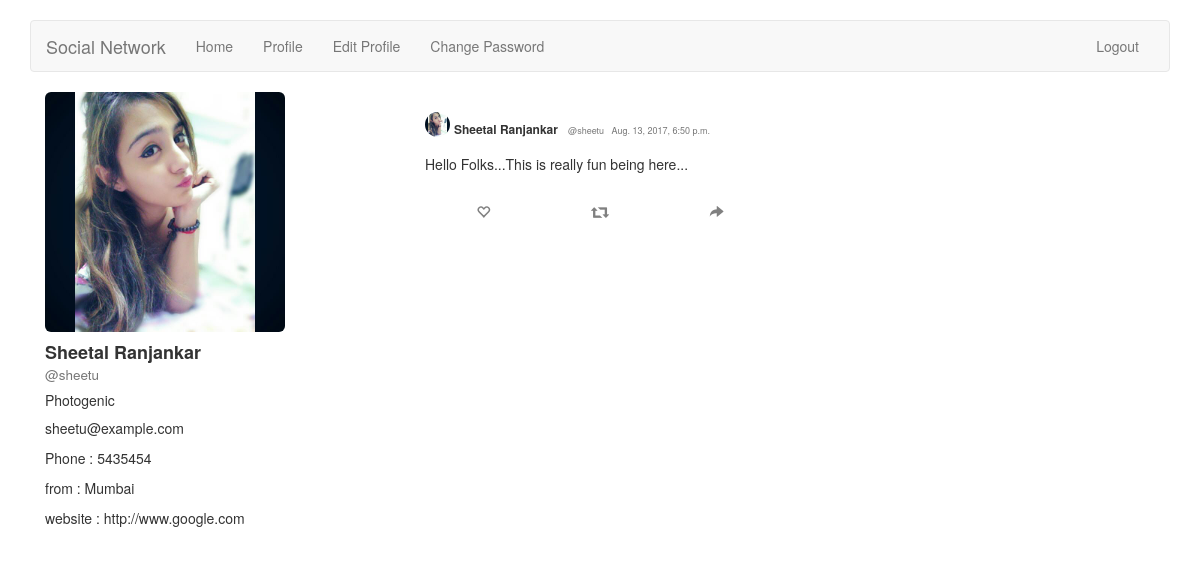
The app's page /accounts/profile/16/ (signed in) with its own data.
### accounts/models.py (models this page shows, shortened)
class UserProfile(models.Model):
    user = models.OneToOneField(User)
    description = models.CharField(max_length=100, default='')
    city = models.CharField(max_length=100, default='')
    website = models.URLField(default='')
    phone = models.IntegerField(default=0)
    image = models.ImageField(upload_to='profile_image', blank=True)
    objects = models.Manager()
    Satara = UserProfileManager()

### home/models.py (models this page shows, shortened)
class Post(models.Model):
    post = models.TextField(max_length=160)
    user = models.ForeignKey(User)
    created = models.DateTimeField(auto_now_add=True)
    updated = models.DateTimeField(auto_now=True)
    likes = models.IntegerField(default=0)
    re_tweets = models.IntegerField(default=0)

### accounts/views.py (the view)
# urls.py: url(r'^profile/(?P<pk>\d+)/$', views.view_profile, name='view_profile_with_pk'),
def view_profile(request, pk=None):
    if pk:
        user = User.objects.get(pk=pk)
    else:
        user = request.user
    print(user.id)
    posts = Post.objects.all().order_by('-created')
    userpost = Post.objects.filter(user=user).order_by('-created')
    args = {'user': user, 'posts':posts, 'userpost':userpost,}
    return render(request, 'accounts/profile.html', args)

### accounts/templates/accounts/profile.html (shortened to what this page needs)
{% extends 'base.html' %}
    {% block body %}
        <div class="container">
            <div class="col-md-4">
                {% if user.userprofile.image %}
                    <img src="{{ user.userprofile.image.url }}" class="img-rounded" width="240" height="240">
                {% endif %}
                <h4><b>{{ user.get_full_name }} </b><br> <small>@{{ user.username }}</small></h4>
                <p><h5>{{user.userprofile.description }}</h5></p>
                <p>{{ user.email }}</p>
                <p>Phone : {{ user.userprofile.phone }}</p>
                <p>from : {{ user.userprofile.city }}</p>
                <p>website : {{ user.userprofile.website }}</p>
            </div>
            <div class="col-md-4">
                {% for post in userpost %}
                 <div>
            <table style="width:100%">
                <tr>
                    <td colspan="3"><p style="float: left;"><img src="{{ post.user.userprofile.image.url }}"
                                                     height="25px" width="25px" border="1px" class="img-circle">&nbsp
                        </p>
                        <p><h6 ><b>{{ post.user.get_full_name }}</b> &nbsp <small>@{{ post.user.username }}
                        &nbsp {{ post.created }}
                </small></h6></p>
                    </td>
                </tr>
                <tr>
                    <td colspan="3">
                         <h5>{{ post.post }}</h5><br>
                    </td>
                </tr>
                <tr style="color: #808080;">
                    <td colspan="1" align="center">
                            <span class="glyphicon glyphicon-heart-empty" aria-hidden="true"></span>
                    </td>
                    <td colspan="1" align="center">
                            <span class="glyphicon glyphicon-retweet" aria-hidden="true"></span>
                    </td>
                    <td colspan="1" align="center">
                            <span class="glyphicon glyphicon-share-alt" aria-hidden="true"></span>
                    </td><br>
                </tr>
            </table>
            </div>
        {% endfor %}
            </div>
        </div>
    {% endblock %}

### records on screen
Post: user.userprofile.image (picture), user.get_full_name "Sheetal Ranjankar", user.username "sheetu", created "Aug. 13, 2017, 6:50 p.m.", post "Hello Folks...This is really fun being here..."

### other values on screen
{{ user.get_full_name }} "Sheetal Ranjankar"
{{ user.username }} "sheetu"
{{ user.userprofile.description }} "Photogenic"
{{ user.email }} "sheetu@example.com"
{{ user.userprofile.phone }} "5435454"
{{ user.userprofile.city }} "Mumbai"
{{ user.userprofile.website }} "http://www.google.com"
